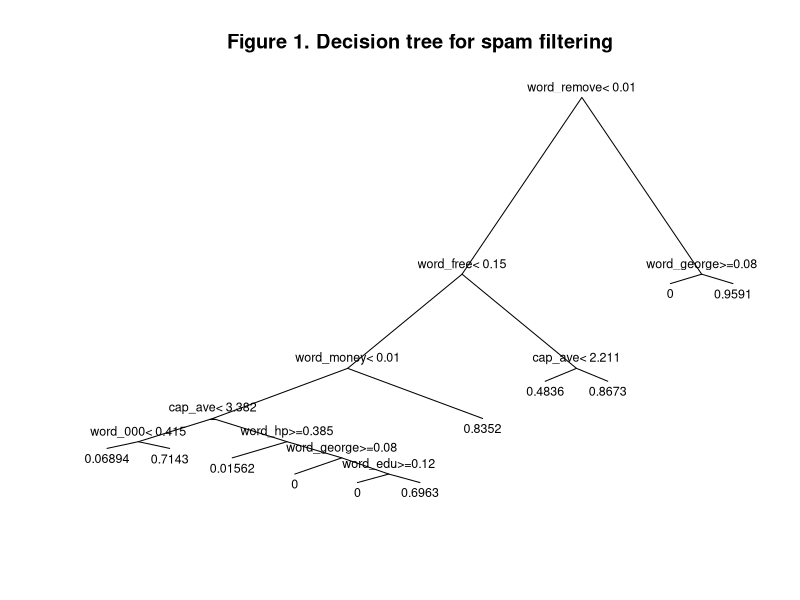

Recreate this plot in R.
## [DATA-04] Example: The spam filter ##
# Setting work directory
setwd("/Users/miguel/Dropbox/Current jobs/DATA-2016-2/DATA-04")

# Loading data
spam <- read.csv(file="spam.csv")
str(spam)

# Picking training instances (50%)
train <- sample(1:4601, size=2301, replace=F)

# Formula
fm1 <- spam ~ .

# Setting the cutoff
cut <- 0.5

# Decision tree
library(rpart)
tree1 <- rpart(formula=fm1, data=spam[train,])
help(rpart.object)
tree1

# Plotting
plot(tree1, branch=0, main="Figure 1. Decision tree for spam filtering")
text(tree1, font=1, cex=0.75)

# Confusion matrix (training)
pred_train1 <- predict(tree1, newdata=spam[train,])
conf_train1 <- table(pred_train1 > cut, spam[train,]$spam==1); conf_train1
tp_train1 <- conf_train1["TRUE", "TRUE"]/sum(conf_train1[,"TRUE"]); tp_train1
fp_train1 <- conf_train1["TRUE", "FALSE"]/sum(conf_train1[,"FALSE"]); fp_train1

# Confusion matrix (test)
pred_test1 <- predict(tree1, newdata=spam[-train,])
conf_test1 <- table(pred_test1 > cut, spam[-train,]$spam==1); conf_test1
tp_test1 <- conf_test1["TRUE", "TRUE"]/sum(conf_test1[,"TRUE"]); tp_test1
fp_test1 <- conf_test1["TRUE", "FALSE"]/sum(conf_test1[,"FALSE"]); fp_test1

# Exploring other cutoffs
table(pred_train1, spam$spam[train])

# Less pruning
tree2 <- rpart(formula=fm1, data=spam[train,], cp=0.005)
tree2

# Confusion matrix (training)
pred_train2 <- predict(tree2, newdata=spam[train,])
conf_train2 <- table(pred_train2 > cut, spam[train,]$spam==1); conf_train2
tp_train2 <- conf_train2["TRUE", "TRUE"]/sum(conf_train2[,"TRUE"]); tp_train2
fp_train2 <- conf_train2["TRUE", "FALSE"]/sum(conf_train2[,"FALSE"]); fp_train2

# Confusion matrix (test)
pred_test2 <- predict(tree2, newdata=spam[-train,])
conf_test2 <- table(pred_test2 > cut, spam[-train,]$spam==1); conf_test2
tp_test2 <- conf_test2["TRUE", "TRUE"]/sum(conf_test2[,"TRUE"]); tp_test2
fp_test2 <- conf_test2["TRUE", "FALSE"]/sum(conf_test2[,"FALSE"]); fp_test2
